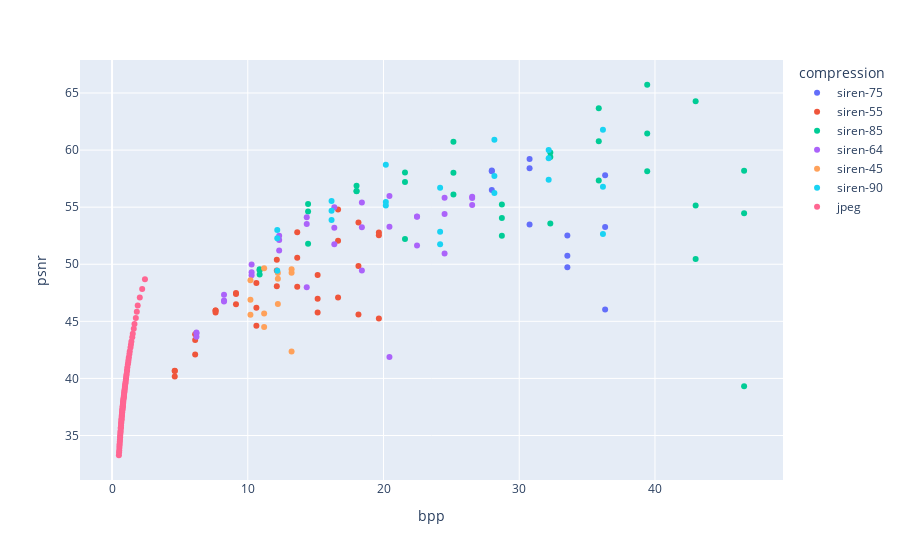

The notebook cell this image was saved under:
### Code cell
x = 'bpp'; y = "psnr"; hue='compression'
fig = px.scatter(merged_df, x=f"{x}", y=f"{y}", color=f"{hue}",  # size='' # hover_data=[f"{y}"])
                )
fig.show()

### Figure 1 — Plotly figure (JSON) as saved in the notebook; plotly's stock layout.template omitted (floating-point values rounded to 4 significant figures)
{"data": [{"hovertemplate": "compression=siren-75<br>bpp=%{x}<br>psnr=%{y}<extra></extra>", "legendgroup": "siren-75", "marker": {"color": "#636efa", "symbol": "circle"}, "mode": "markers", "name": "siren-75", "orientation": "v", "showlegend": true, "type": "scatter", "x": [27.98, 27.98, 27.98, 30.76, 30.76, 30.76, 33.55, 33.55, 33.55, 36.33, 36.33, 36.33], "xaxis": "x", "y": [58.15, 56.49, 58.21, 53.49, 58.4, 59.21, 49.73, 50.74, 52.52, 53.26, 46.03, 57.8], "yaxis": "y"}, {"hovertemplate": "compression=siren-55<br>bpp=%{x}<br>psnr=%{y}<extra></extra>", "legendgroup": "siren-55", "marker": {"color": "#EF553B", "symbol": "circle"}, "mode": "markers", "name": "siren-55", "orientation": "v", "showlegend": true, "type": "scatter", "x": [15.15, 15.15, 15.15, 16.65, 16.65, 16.65, 18.15, 18.15, 18.15, 19.66, 19.66, 19.66, 4.62, 4.62, 4.62, 6.124, 6.124, 6.124, 7.627, 7.627, 7.627, 9.131, 9.131, 9.131, 10.64, 10.64, 10.64, 12.14, 12.14, 12.14, 13.64, 13.64, 13.64], "xaxis": "x", "y": [49.05, 46.98, 45.78, 47.09, 52.06, 54.8, 49.85, 45.6, 53.66, 52.53, 52.78, 45.25, 40.67, 40.66, 40.16, 43.86, 42.09, 43.37, 45.95, 45.95, 45.77, 47.4, 47.48, 46.5, 44.61, 46.2, 48.35, 48.08, 49.46, 50.38, 48.02, 50.57, 52.81], "yaxis": "y"}, {"hovertemplate": "compression=siren-85<br>bpp=%{x}<br>psnr=%{y}<extra></extra>", "legendgroup": "siren-85", "marker": {"color": "#00cc96", "symbol": "circle"}, "mode": "markers", "name": "siren-85", "orientation": "v", "showlegend": true, "type": "scatter", "x": [10.87, 10.87, 10.87, 14.44, 14.44, 14.44, 18.01, 18.01, 18.01, 21.58, 21.58, 21.58, 25.15, 25.15, 25.15, 28.72, 28.72, 28.72, 32.29, 32.29, 32.29, 35.86, 35.86, 35.86, 39.43, 39.43, 39.43, 43.0, 43.0, 43.0, 46.57, 46.57, 46.57], "xaxis": "x", "y": [49.56, 49.1, 49.49, 54.62, 55.28, 51.79, 56.39, 56.43, 56.88, 57.2, 52.22, 58.04, 58.02, 60.72, 56.11, 52.5, 55.24, 54.06, 59.4, 53.57, 59.79, 63.66, 60.76, 57.34, 65.72, 58.15, 61.46, 55.15, 50.46, 64.29, 54.47, 58.19, 39.31], "yaxis": "y"}, {"hovertemplate": "compression=siren-64<br>bpp=%{x}<br>psnr=%{y}<extra></extra>", "legendgroup": "siren-64", "marker": {"color": "#ab63fa", "symbol": "circle"}, "mode": "markers", "name": "siren-64", "orientation": "v", "showlegend": true, "type": "scatter", "x": [6.219, 6.219, 6.219, 8.25, 8.25, 8.25, 10.28, 10.28, 10.28, 12.31, 12.31, 12.31, 14.34, 14.34, 14.34, 16.38, 16.38, 16.38, 18.41, 18.41, 18.41, 20.44, 20.44, 20.44, 22.47, 22.47, 22.47, 24.5, 24.5, 24.5, 26.53, 26.53, 26.53], "xaxis": "x", "y": [43.94, 44.02, 43.65, 46.73, 47.33, 46.83, 49.97, 49.31, 49.04, 52.13, 52.5, 51.2, 47.99, 53.52, 54.11, 54.99, 51.76, 53.2, 55.4, 49.44, 53.25, 55.98, 53.28, 41.88, 54.16, 51.63, 54.18, 54.41, 50.94, 55.83, 55.18, 55.92, 55.8], "yaxis": "y"}, {"hovertemplate": "compression=siren-45<br>bpp=%{x}<br>psnr=%{y}<extra></extra>", "legendgroup": "siren-45", "marker": {"color": "#FFA15A", "symbol": "circle"}, "mode": "markers", "name": "siren-45", "orientation": "v", "showlegend": true, "type": "scatter", "x": [10.2, 10.2, 10.2, 11.21, 11.21, 11.21, 12.22, 12.22, 12.22, 13.23, 13.23, 13.23], "xaxis": "x", "y": [48.59, 45.58, 46.88, 44.5, 49.64, 45.69, 49.23, 48.73, 46.51, 42.37, 49.55, 49.25], "yaxis": "y"}, {"hovertemplate": "compression=siren-90<br>bpp=%{x}<br>psnr=%{y}<extra></extra>", "legendgroup": "siren-90", "marker": {"color": "#19d3f3", "symbol": "circle"}, "mode": "markers", "name": "siren-90", "orientation": "v", "showlegend": true, "type": "scatter", "x": [12.17, 12.17, 12.17, 16.17, 16.17, 16.17, 20.17, 20.17, 20.17, 24.17, 24.17, 24.17, 28.17, 28.17, 28.17, 32.17, 32.17, 32.17, 36.17, 36.17, 36.17], "xaxis": "x", "y": [49.42, 52.99, 52.27, 55.54, 54.68, 53.87, 55.15, 55.44, 58.71, 52.85, 56.7, 51.75, 60.91, 57.72, 56.25, 60.01, 59.29, 57.4, 52.64, 56.78, 61.78], "yaxis": "y"}, {"hovertemplate": "compression=jpeg<br>bpp=%{x}<br>psnr=%{y}<extra></extra>", "legendgroup": "jpeg", "marker": {"color": "#FF6692", "symbol": "circle"}, "mode": "markers", "name": "jpeg", "orientation": "v", "showlegend": true, "type": "scatter", "x": [0.5045, 0.5183, 0.53, 0.5403, 0.5493, 0.5607, 0.5713, 0.5813, 0.5934, 0.5994, 0.6111, 0.6204, 0.6307, 0.6414, 0.6487, 0.6616, 0.6714, 0.6758, 0.6893, 0.6973, 0.7006, 0.7148, 0.7198, 0.7261, 0.739, 0.7465, 0.7565, 0.7599, 0.7717, 0.7844, 0.786, 0.788, 0.803, 0.8127, 0.8164, 0.8236, 0.8325, 0.8451, 0.8617, 0.8687, 0.8766, 0.8909, 0.9, 0.9149, 0.9221, 0.9419, 0.9491, 0.9626, 0.9867, 1, 1.02, 1.036, 1.05, 1.075, 1.105, 1.109, 1.128, 1.166, 1.194, 1.213, 1.239, 1.279, 1.304, 1.36, 1.394, 1.426, 1.49, 1.526, 1.6, 1.652, 1.752, 1.824, 1.89, 2.044, 2.219, 2.425], "xaxis": "x", "y": [33.27, 33.51, 33.68, 33.93, 34.12, 34.29, 34.47, 34.63, 34.84, 34.98, 35.15, 35.31, 35.42, 35.63, 35.73, 35.88, 36.04, 36.13, 36.3, 36.41, 36.48, 36.66, 36.72, 36.84, 36.96, 37.04, 37.19, 37.28, 37.35, 37.5, 37.55, 37.59, 37.74, 37.82, 37.91, 38.01, 38.13, 38.23, 38.33, 38.42, 38.52, 38.67, 38.78, 38.9, 39.0, 39.16, 39.29, 39.42, 39.59, 39.71, 39.91, 40.07, 40.24, 40.38, 40.64, 40.75, 40.97, 41.24, 41.43, 41.64, 41.86, 42.15, 42.37, 42.7, 42.97, 43.24, 43.61, 43.9, 44.35, 44.76, 45.3, 45.84, 46.39, 47.08, 47.83, 48.69], "yaxis": "y"}], "layout": {"legend": {"title": {"text": "compression"}, "tracegroupgap": 0}, "margin": {"t": 60}, "xaxis": {"anchor": "y", "domain": [0, 1], "title": {"text": "bpp"}}, "yaxis": {"anchor": "x", "domain": [0, 1], "title": {"text": "psnr"}}}}
